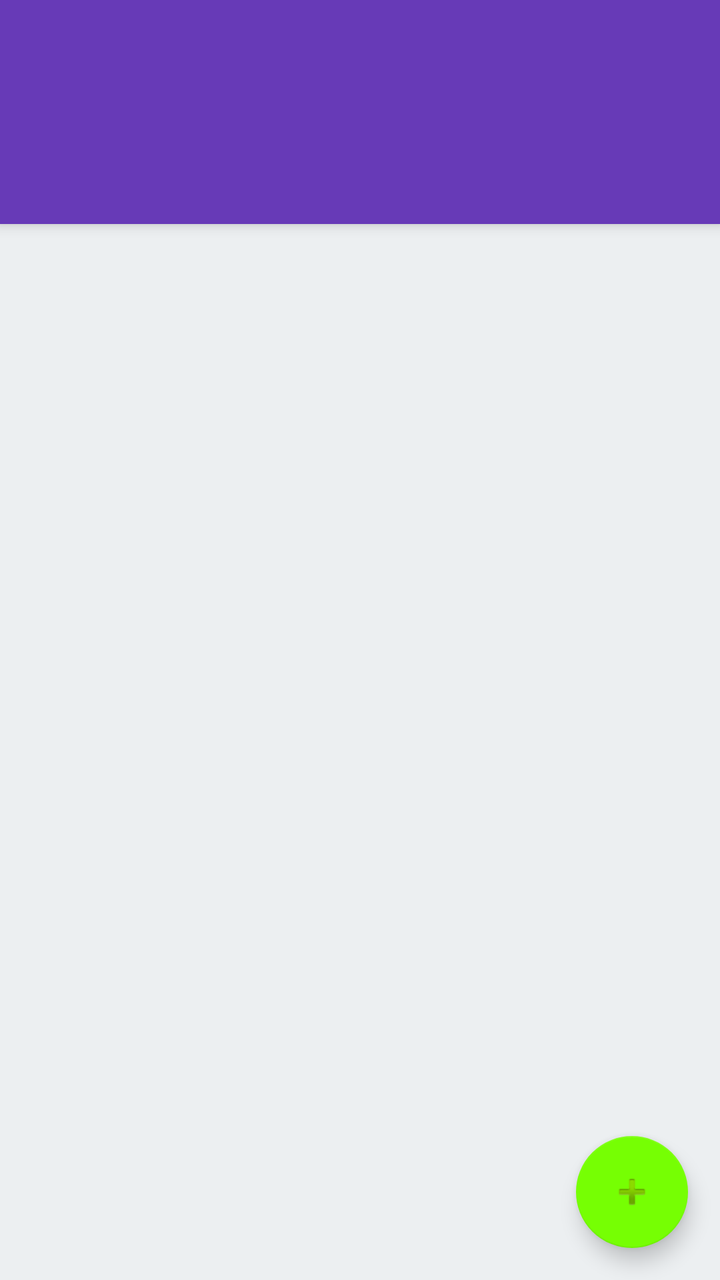
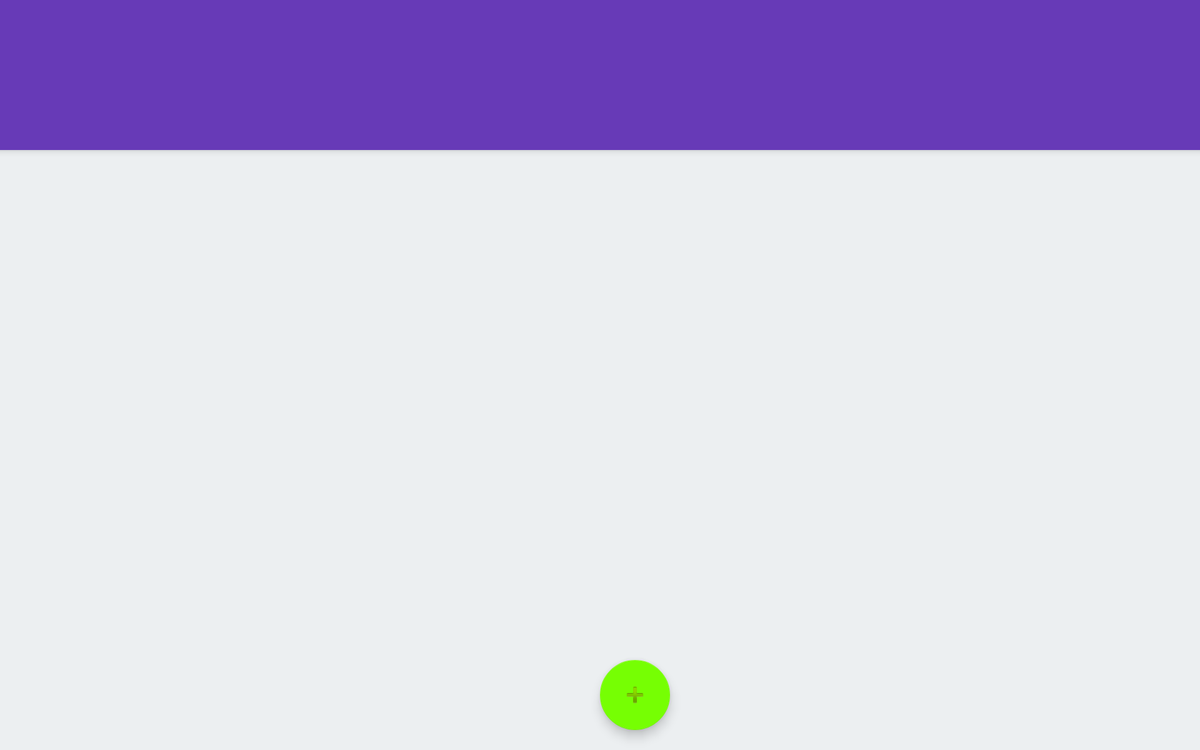

First picture: res/layout/ on a phone held upright. Second picture: the repository's own variant of that layout, on a device whose configuration matches the variant's folder. Source for both follows.
<!-- AndroidManifest.xml: activity theme AppTheme.NoActionBar -->
<!-- res/layout/activity_main.xml -->
<?xml version="1.0" encoding="utf-8"?>
<android.support.design.widget.CoordinatorLayout
    xmlns:android="http://schemas.android.com/apk/res/android"
    xmlns:app="http://schemas.android.com/apk/res-auto"
    xmlns:tools="http://schemas.android.com/tools"
    android:id="@+id/main_content"
    android:layout_width="match_parent"
    android:layout_height="match_parent"
    android:fitsSystemWindows="true"
    tools:context=".activities.MainActivity">

    <android.support.design.widget.AppBarLayout
        android:id="@+id/appbar"
        android:layout_width="match_parent"
        android:layout_height="wrap_content"
        android:paddingTop="@dimen/appbar_padding_top"
        android:theme="@style/AppTheme.AppBarOverlay"
        app:elevation="@dimen/card_elevation">

        <android.support.v7.widget.Toolbar
            app:logoDescription="@string/menu_about"
            android:id="@+id/toolbar"
            android:layout_width="match_parent"
            android:layout_height="?attr/actionBarSize"
            android:background="@android:color/transparent"
            app:layout_scrollFlags="scroll|enterAlways"
            app:popupTheme="@style/AppTheme.PopupOverlay" />

            <android.support.design.widget.TabLayout
                android:contentDescription="@string/tabs_title_category_item_and_co_workers"
                android:id="@+id/tabs"
                android:layout_width="match_parent"
                android:layout_height="wrap_content"
                app:tabSelectedTextColor="@color/white"
                app:tabTextColor="@color/blue_grey_500" />

    </android.support.design.widget.AppBarLayout>


        <android.support.v4.view.ViewPager
            android:contentDescription="@string/this_view_pager_has_three_fragments"
            android:id="@+id/container"
            android:layout_width="match_parent"
            android:layout_height="match_parent"
            android:paddingStart="@dimen/activity_horizontal_margin"
            android:paddingLeft="@dimen/activity_horizontal_margin"
            android:paddingEnd="@dimen/activity_horizontal_margin"
            android:paddingRight="@dimen/activity_horizontal_margin"
            app:layout_behavior="@string/appbar_scrolling_view_behavior" />


    <android.support.design.widget.FloatingActionButton
        android:contentDescription="@string/floating_action_button"
        android:id="@+id/fab"
        android:layout_width="wrap_content"
        android:layout_height="wrap_content"
        android:layout_gravity="end|bottom"
        android:layout_margin="@dimen/fab_margin"
        android:src="@android:drawable/ic_input_add" />

</android.support.design.widget.CoordinatorLayout>
<!-- resources referenced by this layout -->
<resources>
  <color name="blue_grey_500">#607D8B</color>
  <color name="white">#FFFFFF</color>
  <dimen name="activity_horizontal_margin">16dp</dimen>
  <dimen name="appbar_padding_top">8dp</dimen>
  <dimen name="card_elevation">4dp</dimen>
  <dimen name="fab_margin">16dp</dimen>
  <string name="floating_action_button">Floating Action Button</string>
  <string name="menu_about">About</string>
  <string name="tabs_title_category_item_and_co_workers">Tabs title, Category, Item and Co-workers</string>
  <string name="this_view_pager_has_three_fragments">This view pager has three fragments</string>
  <style name="AppTheme.AppBarOverlay" parent="ThemeOverlay.AppCompat.Dark.ActionBar">
          <item name="android:textColorPrimary">@color/white</item>
  
      </style>
  <style name="AppTheme.PopupOverlay" parent="ThemeOverlay.AppCompat.Light">
      </style>
  <!-- from res/values-v21/ -->
  <style name="AppTheme.NoActionBar">
          <item name="windowActionBar">false</item>
          <item name="windowNoTitle">true</item>
          <item name="android:windowDrawsSystemBarBackgrounds">true</item>
          <item name="android:windowExitTransition">@transition/grid_exit</item>
          <item name="android:windowReenterTransition">@android:transition/slide_top</item>
      </style>
</resources>
<!-- res/layout-sw600dp-land/activity_main.xml (the repository's variant of the layout above) -->
<!-- drawn on a 7-inch tablet turned sideways -->
<?xml version="1.0" encoding="utf-8"?>
<android.support.design.widget.CoordinatorLayout
    xmlns:android="http://schemas.android.com/apk/res/android"
    xmlns:app="http://schemas.android.com/apk/res-auto"
    xmlns:tools="http://schemas.android.com/tools"
    android:id="@+id/main_content"
    android:layout_width="match_parent"
    android:layout_height="match_parent"
    android:fitsSystemWindows="true"
    tools:context=".activities.MainActivity">

    <android.support.design.widget.AppBarLayout
        android:id="@+id/appbar"
        android:layout_width="match_parent"
        android:layout_height="wrap_content"
        android:paddingTop="@dimen/appbar_padding_top"
        android:theme="@style/AppTheme.AppBarOverlay"
        app:elevation="@dimen/size_half">

        <android.support.v7.widget.Toolbar
            android:id="@+id/toolbar"
            android:layout_width="match_parent"
            android:layout_height="?attr/actionBarSize"
            android:background="@android:color/transparent"
            app:layout_scrollFlags="scroll|enterAlways"
            app:popupTheme="@style/AppTheme.PopupOverlay" />

        <LinearLayout
            android:layout_width="match_parent"
            android:layout_height="match_parent"
            android:orientation="horizontal">

            <android.support.design.widget.TabLayout
                android:id="@+id/tabs"
                android:layout_width="0dp"
                android:layout_height="wrap_content"
                android:layout_weight="1"
                app:tabSelectedTextColor="@color/white"
                app:tabTextColor="@color/blue_grey_500" />

            <android.support.design.widget.TabLayout
                android:id="@+id/tabs2"
                android:layout_width="0dp"
                android:layout_height="wrap_content"
                android:layout_weight="1"
                app:tabSelectedTextColor="@color/white"
                app:tabTextColor="@color/blue_grey_500" />


        </LinearLayout>


    </android.support.design.widget.AppBarLayout>

    <LinearLayout
        android:layout_width="match_parent"
        android:layout_height="match_parent"
        app:layout_behavior="@string/appbar_scrolling_view_behavior">

        <android.support.v4.view.ViewPager
            android:id="@+id/container"
            android:layout_width="0dp"
            android:layout_height="match_parent"
            android:layout_weight="1"
            android:paddingEnd="@dimen/activity_horizontal_margin"
            android:paddingLeft="@dimen/activity_horizontal_margin"
            android:paddingRight="@dimen/activity_horizontal_margin"
            android:paddingStart="@dimen/activity_horizontal_margin"
            app:layout_behavior="@string/appbar_scrolling_view_behavior" />

        <FrameLayout
            android:id="@+id/container2"
            android:layout_width="0dp"
            android:layout_height="match_parent"
            android:layout_weight="1" />

    </LinearLayout>

    <android.support.design.widget.FloatingActionButton
        android:id="@+id/fab"
        android:layout_width="wrap_content"
        android:layout_height="wrap_content"
        android:layout_gravity="end|bottom"
        android:layout_margin="@dimen/fab_margin"
        android:src="@android:drawable/ic_input_add"
        app:layout_anchor="@id/container"
        app:layout_anchorGravity="bottom|right|end"
        />

</android.support.design.widget.CoordinatorLayout>
<!-- resources referenced by the variant -->
<!-- as a 7-inch tablet turned sideways resolves them -->
<resources>
  <color name="blue_grey_500">#607D8B</color>
  <color name="white">#FFFFFF</color>
  <dimen name="activity_horizontal_margin">16dp</dimen>
  <dimen name="appbar_padding_top">8dp</dimen>
  <dimen name="fab_margin">16dp</dimen>
  <dimen name="size_half">4dp</dimen>
  <style name="AppTheme.AppBarOverlay" parent="ThemeOverlay.AppCompat.Dark.ActionBar">
          <item name="android:textColorPrimary">@color/white</item>
  
      </style>
  <style name="AppTheme.PopupOverlay" parent="ThemeOverlay.AppCompat.Light">
      </style>
  <!-- from res/values-v21/ -->
  <style name="AppTheme.NoActionBar">
          <item name="windowActionBar">false</item>
          <item name="windowNoTitle">true</item>
          <item name="android:windowDrawsSystemBarBackgrounds">true</item>
          <item name="android:windowExitTransition">@transition/grid_exit</item>
          <item name="android:windowReenterTransition">@android:transition/slide_top</item>
      </style>
</resources>
